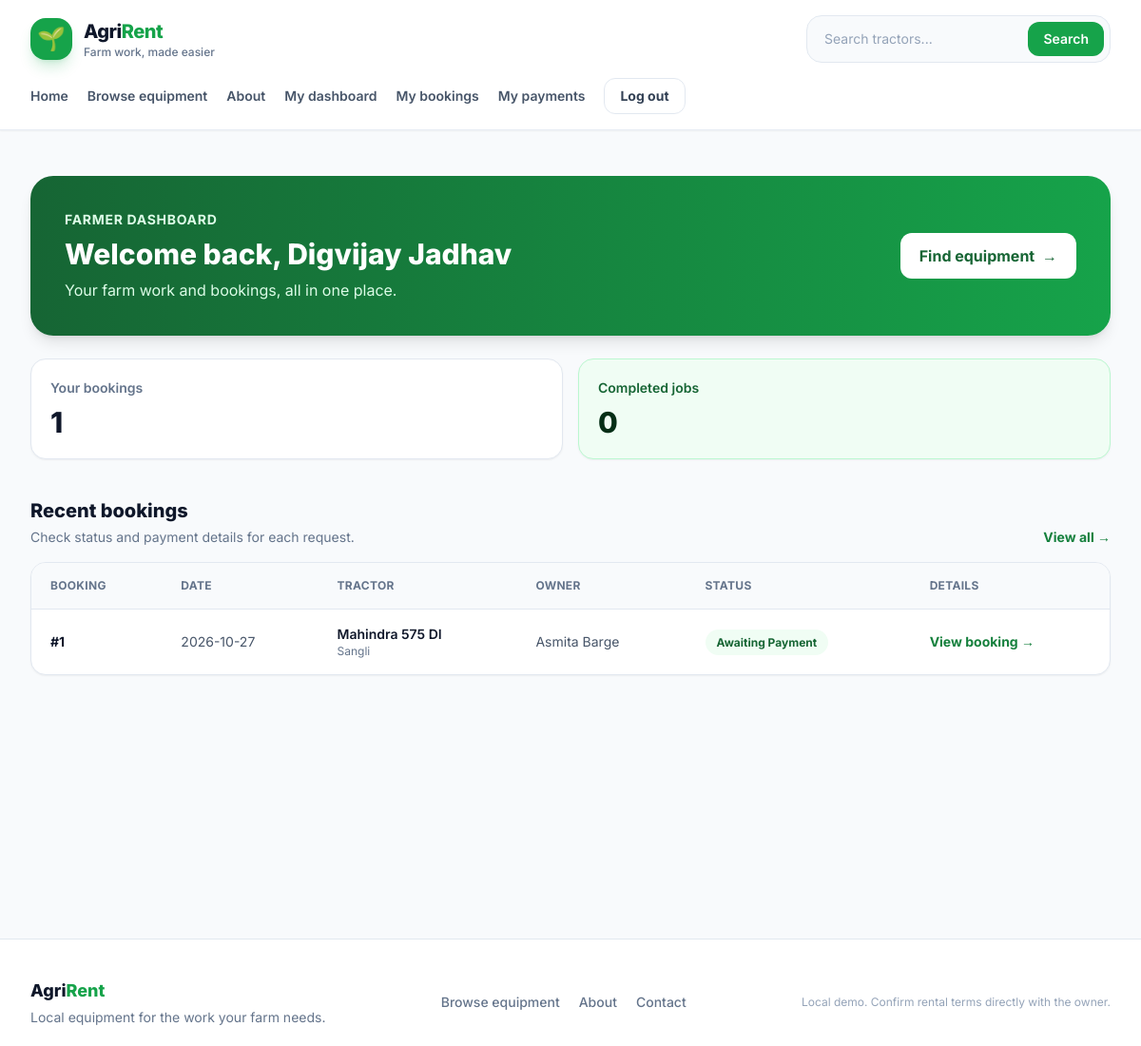
The app's page /customer (signed in) with its own data.
### tables this page shows
CREATE TABLE users (
    id INTEGER PRIMARY KEY AUTOINCREMENT,
    customer_code TEXT UNIQUE,
    name TEXT NOT NULL,
    email TEXT NOT NULL UNIQUE COLLATE NOCASE,
    phone TEXT NOT NULL,
    password_hash TEXT NOT NULL,
    role TEXT NOT NULL CHECK (role IN ('owner', 'customer')),
    created_at TEXT NOT NULL DEFAULT CURRENT_TIMESTAMP
);

CREATE TABLE bookings (
    id INTEGER PRIMARY KEY AUTOINCREMENT,
    customer_id INTEGER NOT NULL REFERENCES users(id),
    listing_id INTEGER NOT NULL REFERENCES tractor_listings(id),
    work_date TEXT NOT NULL,
    start_time TEXT NOT NULL,
    end_time TEXT NOT NULL,
    rental_mode TEXT NOT NULL CHECK (rental_mode IN ('hourly', 'acre', 'combined')),
    hours REAL NOT NULL CHECK (hours > 0),
    acres REAL NOT NULL DEFAULT 0 CHECK (acres >= 0),
    service TEXT NOT NULL DEFAULT '',
    notes TEXT NOT NULL DEFAULT '',
    payment_plan TEXT NOT NULL CHECK (payment_plan IN ('advance', 'full_advance', 'after_work')),
    advance_percent REAL NOT NULL,
    hourly_rate REAL NOT NULL,
    acre_rate REAL NOT NULL,
    equipment_total_cents INTEGER NOT NULL,
    total_cents INTEGER NOT NULL,
    advance_cents INTEGER NOT NULL,
    status TEXT NOT NULL DEFAULT 'requested'
        CHECK (status IN ('requested', 'awaiting_payment', 'confirmed', 'rejected', 'in_progress', 'completed')),
    created_at TEXT NOT NULL DEFAULT CURRENT_TIMESTAMP
);

CREATE TABLE tractor_listings (
    id INTEGER PRIMARY KEY AUTOINCREMENT,
    owner_id INTEGER NOT NULL REFERENCES users(id),
    name TEXT NOT NULL,
    brand TEXT NOT NULL,
    model TEXT NOT NULL,
    location TEXT NOT NULL,
    phone TEXT NOT NULL,
    photo_url TEXT NOT NULL DEFAULT '',
    services TEXT NOT NULL DEFAULT '',
    hourly_rate REAL NOT NULL DEFAULT 0 CHECK (hourly_rate >= 0),
    acre_rate REAL NOT NULL DEFAULT 0 CHECK (acre_rate >= 0),
    active INTEGER NOT NULL DEFAULT 1,
    created_at TEXT NOT NULL DEFAULT CURRENT_TIMESTAMP
);

### app.py (the view)
@app.route("/customer")
@role_required("customer")
def customer_dashboard():
    db = get_db()
    bookings = db.execute(
        """SELECT b.*, l.name AS tractor_name, l.location, u.name AS owner_name
           FROM bookings b JOIN tractor_listings l ON l.id = b.listing_id
           JOIN users u ON u.id = l.owner_id
           WHERE b.customer_id = ? ORDER BY b.created_at DESC LIMIT 10""",
        (session["user_id"],),
    ).fetchall()
    bookings = [
        dict(booking, equipment=db.execute(
            "SELECT equipment_name FROM booking_equipment WHERE booking_id = ? ORDER BY equipment_name",
            (booking["id"],),
        ).fetchall())
        for booking in bookings
    ]
    summary = db.execute(
        """SELECT COUNT(*) AS total,
           SUM(CASE WHEN status = 'completed' THEN 1 ELSE 0 END) AS completed
           FROM bookings WHERE customer_id = ?""",
        (session["user_id"],),
    ).fetchone()
    return render_template("customer_dashboard.html", bookings=bookings, summary=summary)

### app.py (called while the page is built)
def csrf_token():
    if "_csrf_token" not in session:
        session["_csrf_token"] = secrets.token_urlsafe(32)
    return session["_csrf_token"]

@app.before_request
def check_csrf():
    if request.path.startswith("/api/"):
        return
    if request.method == "POST":
        submitted = request.form.get("_csrf_token", "")
        expected = session.get("_csrf_token", "")
        if not submitted or not expected or not secrets.compare_digest(submitted, expected):
            abort(400, description="The form security token is missing or expired. Please go back and try again.")

def login_required(view):
    @wraps(view)
    def wrapped(*args, **kwargs):
        if "user_id" not in session:
            flash("Please log in to continue.", "error")
            return redirect(url_for("login", next=request.path))
        return view(*args, **kwargs)
    return wrapped

def role_required(role):
    def decorate(view):
        @wraps(view)
        @login_required
        def wrapped(*args, **kwargs):
            if session.get("role") != role:
                abort(403)
            return view(*args, **kwargs)
        return wrapped
    return decorate

def current_user():
    if "user_id" not in session:
        return None
    return get_db().execute(
        "SELECT id, customer_code, name, email, phone, role FROM users WHERE id = ?",
        (session["user_id"],),
    ).fetchone()

@app.context_processor
def inject_user():
    return {
        "current_user": current_user(),
        "today": date.today().isoformat(),
        "advance_percent": app.config["ADVANCE_PERCENT"],
    }

### database.py (called while the page is built)
def get_db():
    if "db" not in g:
        db_path = Path(current_app.config["DATABASE"])
        db_path.parent.mkdir(parents=True, exist_ok=True)
        g.db = sqlite3.connect(db_path)
        g.db.row_factory = sqlite3.Row
        g.db.execute("PRAGMA foreign_keys = ON")
        g.db.execute("PRAGMA busy_timeout = 5000")
    return g.db

### templates/customer_dashboard.html (shortened to what this page needs)
{% extends "base.html" %}
{% block content %}
<section class="mx-auto max-w-7xl px-4 py-12 sm:px-6 lg:px-8">
    <div class="flex flex-col justify-between gap-5 rounded-3xl bg-gradient-to-r from-green-800 to-green-600 p-7 text-white shadow-lg sm:flex-row sm:items-center sm:p-9">
        <div><p class="text-sm font-bold uppercase tracking-wider text-green-100">Farmer dashboard</p><h1 class="mt-2 text-3xl font-extrabold">Welcome back, {{ current_user.name }}</h1><p class="mt-2 text-green-100">Your farm work and bookings, all in one place.</p></div>
        <a href="{{ url_for('tractors') }}" class="shrink-0 rounded-xl bg-white px-5 py-3 font-bold text-green-800 transition hover:bg-green-50">Find equipment <span class="ml-1">→</span></a>
    </div>
    <div class="mt-6 grid gap-4 sm:grid-cols-2">
        <div class="rounded-2xl border border-slate-200 bg-white p-5 shadow-sm"><p class="text-sm font-semibold text-slate-500">Your bookings</p><p class="mt-2 text-3xl font-extrabold text-slate-900">{{ summary.total or 0 }}</p></div>
        <div class="rounded-2xl border border-green-200 bg-green-50 p-5 shadow-sm"><p class="text-sm font-semibold text-green-800">Completed jobs</p><p class="mt-2 text-3xl font-extrabold text-green-950">{{ summary.completed or 0 }}</p></div>
    </div>
    <div class="mt-10">
        <div class="mb-4 flex items-end justify-between"><div><h2 class="text-xl font-extrabold text-slate-900">Recent bookings</h2><p class="mt-1 text-sm text-slate-500">Check status and payment details for each request.</p></div><a href="{{ url_for('customer_history') }}" class="text-sm font-bold text-green-700 hover:text-green-800">View all →</a></div>
        {% if bookings %}
            <div class="overflow-x-auto rounded-2xl border border-slate-200 bg-white shadow-sm">
                <table class="min-w-full divide-y divide-slate-200 text-left text-sm">
                    <thead class="bg-slate-50 text-xs uppercase tracking-wide text-slate-500"><tr><th class="px-5 py-4 font-bold">Booking</th><th class="px-5 py-4 font-bold">Date</th><th class="px-5 py-4 font-bold">Tractor</th><th class="px-5 py-4 font-bold">Owner</th><th class="px-5 py-4 font-bold">Status</th><th class="px-5 py-4 font-bold">Details</th></tr></thead>
                    <tbody class="divide-y divide-slate-100">{% for booking in bookings %}
                    <tr class="hover:bg-slate-50"><td class="whitespace-nowrap px-5 py-4 font-bold text-slate-900">#{{ booking.id }}</td><td class="whitespace-nowrap px-5 py-4 text-slate-600">{{ booking.work_date }}</td><td class="px-5 py-4"><span class="font-semibold text-slate-900">{{ booking.tractor_name }}</span><span class="block text-xs text-slate-500">{{ booking.location }}</span></td><td class="px-5 py-4 text-slate-600">{{ booking.owner_name }}</td><td class="px-5 py-4"><span class="whitespace-nowrap rounded-full bg-green-50 px-3 py-1.5 text-xs font-bold text-green-800">{{ booking.status.replace('_', ' ')|title }}</span></td><td class="px-5 py-4"><a class="whitespace-nowrap font-bold text-green-700 hover:text-green-900" href="{{ url_for('customer_booking', booking_id=booking.id) }}">View booking →</a></td></tr>
                    {% endfor %}</tbody>
                </table>
            </div>
        {% endif %}
    </div>
</section>
{% endblock %}

### records on screen
users: name "Digvijay Jadhav"
bookings: id "1", work_date "2026-10-27", tractor_name "Mahindra 575 DI", location "Sangli", owner_name "Asmita Barge", status.replace "Awaiting Payment"

### other values on screen
{{ summary.total or 0 }} "1"
{{ summary.completed or 0 }} "0"
